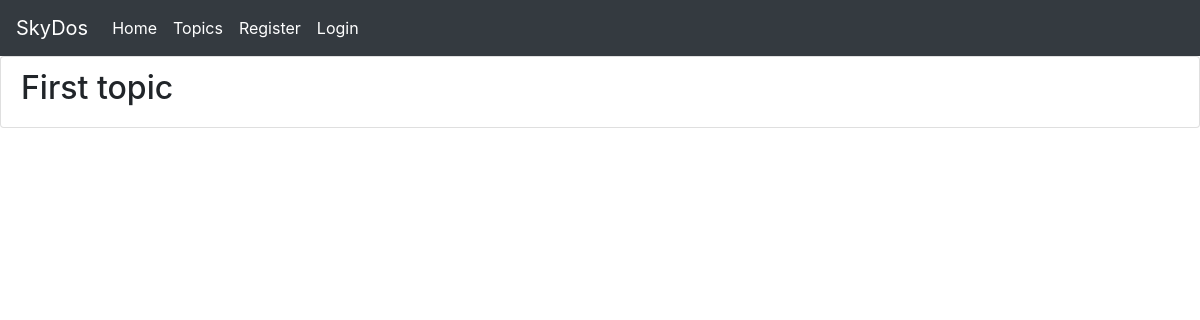
/post/1, run on an earlier commit of the app's database.
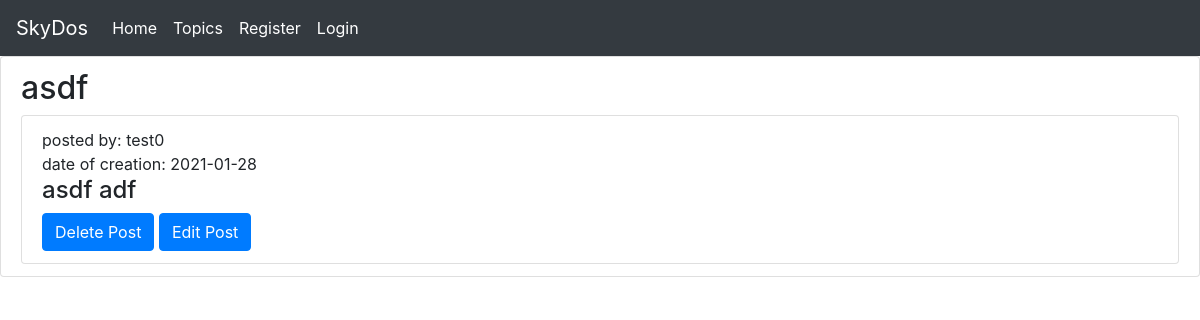
And on a later commit of the database.
### models.py (models this page shows)
class Topic(Base):
    __tablename__ = "topic"
    id = Column(Integer, primary_key=True)
    title = Column(String(30), nullable=False)
    description = Column(String(80), nullable=False)

class Post(Base):
    __tablename__ = "post"
    id = Column(Integer, primary_key=True)
    topic_id = Column(Integer, ForeignKey('topic.id'), nullable=False)
    username = Column(String(30), nullable=False)
    data = Column(DateTime, default=datetime.now())
    content = Column(String(80), nullable=False)

### app.py (the view)
@app.route('/post/<string:id>', methods=['GET', 'POST'])
def post(id):
	topic = Topic.query.filter_by(id = id).first()
	posts = Post.query.filter_by(topic_id = id).all()
	return render_template('posts.html', posts = posts, topic = topic)

### templates/posts.html (shortened to what this page needs)
{% extends 'base.html' %}
{% block body %}
<ul class="list-group">
    <li class="list-group-item">
        <h2>{{topic.title}}</h2>
{% for post in posts %}
<ul class="list-group">
    <li class="list-group-item">
        <div>
            <div>
                posted by: {{post.username}}
            </div>
            <div>
                date of creation:
                {{post.data.strftime('%Y-%m-%d')}}
            </div>
            <div>
                <h4>{{post.content}}</h4>
            </div>
            <a href="/delete/{{post.id}}"><button class="btn btn-primary">Delete Post</button></a>
            <a href="/update/{{post.id}}"><button class="btn btn-primary">Edit Post</button></a>
        </div>
    </li>
</ul>
{% endfor %}
{% endblock %}

### templates/base.html (shortened to what this page needs)
<!DOCTYPE html>
<html lang="en">
<head>
    <link rel="stylesheet" href="https://cdn.jsdelivr.net/npm/bootstrap@4.6.0/dist/css/bootstrap.min.css"
>
</head>
<body>
    <nav class="navbar navbar-expand-lg navbar-dark bg-dark">
        <a class="navbar-brand" href="{{url_for('index')}}">SkyDos</a>
        <div class="collapse navbar-collapse" id="navbarNavAltMarkup">
            <div class="navbar-nav">
                <a class="nav-link active" aria-current="page" href="{{url_for('index')}}">Home</a>
                <a class="nav-link active" aria-current="page" href="{{url_for('index')}}">Topics</a>
                {% if current_user.is_authenticated %}
                <a class="navbar-brand" aria-current="page" href="#">{{current_user.username}}</a>
                <a class="nav-link" href="{{url_for('logout')}}">Logout</a>
                {% else %}
                <a class="nav-link active" aria-current="page" href="{{ url_for('register') }}">Register</a>
                <a class="nav-link active" aria-current="page" href="{{ url_for('login') }}">Login</a>
                {% endif %}
            </div>
        </div>
    </nav>
    {% block body %}{% endblock %}
</body>
</html>

What changed in the data, as far as the page shows it:
changed Topic: title "First topic" → "asdf"
added Post: username "test0", data "2021-01-28", content "asdf adf"
